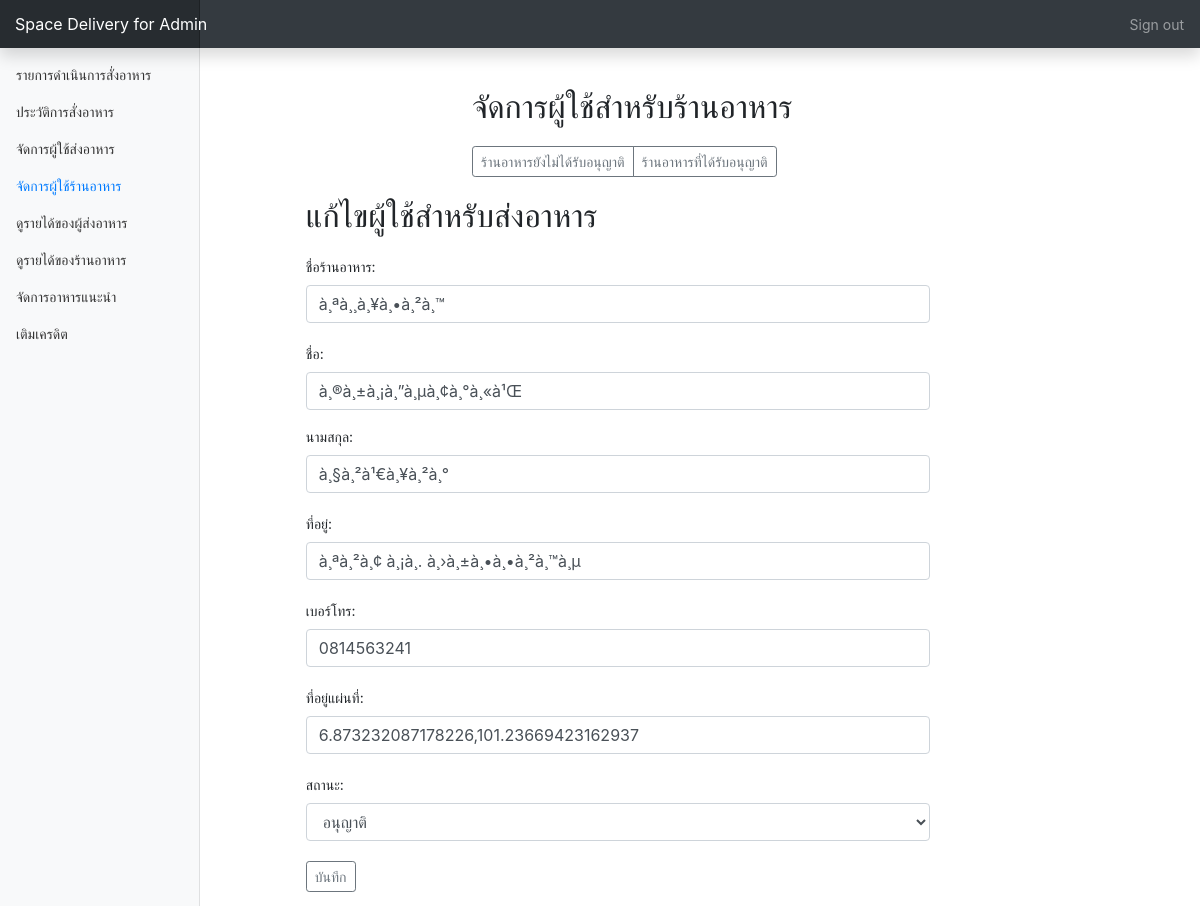
The app's page /api/AdminTable/homemenu.php?page=restaurantUser&menu=updateUser&id=1 (signed in) with its own data.
### tables this page shows
CREATE TABLE `resuser` (
  `id` int(10) UNSIGNED NOT NULL,
  `resname` varchar(150) NOT NULL,
  `firstname` varchar(30) NOT NULL,
  `lastname` varchar(30) NOT NULL,
  `address` text NOT NULL,
  `phone` varchar(10) NOT NULL,
  `img` varchar(255) DEFAULT 'pro.jpg',
  `email` varchar(50) NOT NULL,
  `password` varchar(30) NOT NULL,
  `addmap` varchar(50) NOT NULL,
  `status` varchar(10) DEFAULT 'null'
);

### api/AdminTable/restaurantUser/updateUser.php (the view, shortened to what this page needs)
<?php
  $id = $_GET["id"];
  include "ConnectAdminTable.php";
    $sql = "SELECT id, resname,firstname, lastname, address, phone, addmap FROM resuser where id=".$id." ";
  $result=mysqli_query($conn,$sql);
  $data = mysqli_fetch_assoc($result);
 ?>
<div class="row">
  <div class="col-sm-1"></div>
  <div class="col-sm-8" >
    <form action="homemenu.php?page=restaurantUser&menu=allowUser&id=<?php echo $id;?>" method="POST" style="margin-top:10px">
      <h2>แก้ไขผู้ใช้สำหรับส่งอาหาร</h2>
      <div class="form-group" style="margin-top:20px">
        <label for="email">ชื่อร้านอาหาร:</label>
        <input type="text" class="form-control" id="email" placeholder="Enter restaurant name" name="resname" value="<?php echo $data["resname"];?>" >
      </div>
      <div class="form-group" style="margin-top:20px">
        <label for="email">ชื่อ:</label>
        <input type="text" class="form-control" id="email" placeholder="Enter name" name="name" value="<?php echo $data["firstname"];?>" >
      </div>
      <div class="form-group" style="margin-bottom:20px">
        <label for="pwd">นามสกุล:</label>
        <input type="text" class="form-control" id="pass" placeholder="Enter lastname" name="lastname" value="<?php echo $data["lastname"]      ;?>">
      </div>
      <div class="form-group" style="margin-bottom:20px">
        <label for="pwd">ที่อยู่:</label>
        <input type="text" class="form-control" id="pass" placeholder="Enter address" name="address" value="<?php echo $data["address"];?>">
      </div>
      <div class="form-group" style="margin-bottom:20px">
        <label for="pwd">เบอร์โทร:</label>
        <input type="text" class="form-control" id="pass" placeholder="Enter phone" name="phone" value="<?php echo $data["phone"];?>">
      </div>
      <div class="form-group" style="margin-bottom:20px">
        <label for="pwd">ที่อยู่แผ่นที่:</label>
        <input type="text" class="form-control" id="pass" placeholder="Enter map address" name="addmap" value="<?php echo $data["addmap"];?>">
      </div>
      <div class="form-group" style="margin-bottom:20px">
        <label for="pwd">สถานะ:</label>
        <select name="status" class="form-control">
          <option value="allow">อนุญาติ</option>
        </select>
      </div>
      <button type="submit" class="btn btn-sm btn-outline-secondary">บันทึก</button>
    </form>
  </div>
</div>

### api/AdminTable/dashboard.css (style rules this page uses)
body { font-size: .875rem; }

### records on screen
resuser: resname "à¸ªà¸¸à¸¥à¸•à¸²à¸™", name "à¸®à¸±à¸¡à¸”à¸µà¸¢à¸°à¸«à¹Œ", lastname "à¸§à¸²à¹€à¸¥à¸²à¸°", address "à¸ªà¸²à¸¢ à¸¡à¸­. à¸›à¸±à¸•à¸•à¸²à¸™à¸µ", phone "0814563241", addmap "6.873232087178226,101.23669423162937"
